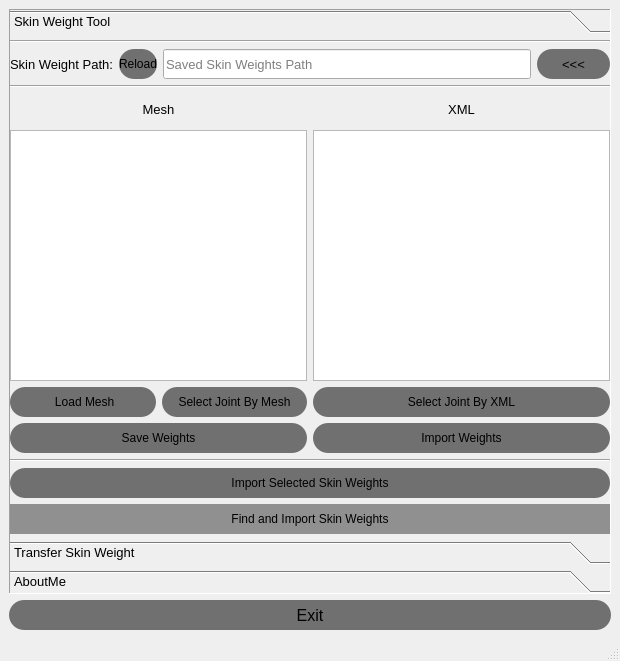
<?xml version="1.0" encoding="UTF-8"?>
<ui version="4.0">
 <class>MainWindow</class>
 <widget class="QMainWindow" name="MainWindow">
  <property name="geometry">
   <rect>
    <x>0</x>
    <y>0</y>
    <width>620</width>
    <height>661</height>
   </rect>
  </property>
  <property name="windowTitle">
   <string>Skin Weight Tools V1.0</string>
  </property>
  <widget class="QWidget" name="centralwidget">
   <layout class="QGridLayout" name="gridLayout_4">
    <item row="1" column="0">
     <widget class="QPushButton" name="pushButton_6">
      <property name="minimumSize">
       <size>
        <width>0</width>
        <height>30</height>
       </size>
      </property>
      <property name="font">
       <font>
        <pointsize>12</pointsize>
       </font>
      </property>
      <property name="styleSheet">
       <string notr="true">QPushButton{
background-color: rgba(112,112, 112,255);
border-style: outset;
border-width: 0px;
border-radius: 15px;
border-color: red;
}
QPushButton:hover{
background-color:rgba(0,0,200,60); 
color: black;}
QPushButton:checked{
background-color: rgba(0,255, 0 ,200);
border-style: inset; }

</string>
      </property>
      <property name="text">
       <string>Exit</string>
      </property>
     </widget>
    </item>
    <item row="0" column="0">
     <widget class="QToolBox" name="toolBox">
      <property name="font">
       <font>
        <pointsize>10</pointsize>
       </font>
      </property>
      <property name="frameShape">
       <enum>QFrame::Panel</enum>
      </property>
      <property name="frameShadow">
       <enum>QFrame::Sunken</enum>
      </property>
      <property name="currentIndex">
       <number>0</number>
      </property>
      <property name="tabSpacing">
       <number>6</number>
      </property>
      <widget class="QWidget" name="skinWeighttool_tab">
       <property name="geometry">
        <rect>
         <x>0</x>
         <y>0</y>
         <width>600</width>
         <height>470</height>
        </rect>
       </property>
       <attribute name="label">
        <string>Skin Weight Tool</string>
       </attribute>
       <layout class="QGridLayout" name="gridLayout_5">
        <property name="leftMargin">
         <number>0</number>
        </property>
        <property name="topMargin">
         <number>1</number>
        </property>
        <property name="rightMargin">
         <number>0</number>
        </property>
        <property name="bottomMargin">
         <number>1</number>
        </property>
        <item row="3" column="0">
         <layout class="QGridLayout" name="gridLayout_3">
          <item row="0" column="0">
           <layout class="QGridLayout" name="gridLayout">
            <item row="1" column="0" colspan="2">
             <widget class="QListWidget" name="listWidget_MeshList">
              <property name="selectionMode">
               <enum>QAbstractItemView::ExtendedSelection</enum>
              </property>
             </widget>
            </item>
            <item row="2" column="0">
             <widget class="QPushButton" name="pushButton_LoadMesh">
              <property name="minimumSize">
               <size>
                <width>124</width>
                <height>30</height>
               </size>
              </property>
              <property name="toolTip">
               <string>Add objects with skin clusters from all selected objects to a list.</string>
              </property>
              <property name="styleSheet">
               <string notr="true">QPushButton{
background-color: rgba(112,112, 112,255);
border-style: outset;
border-width: 0px;
border-radius: 15px;
border-color: red;
}
QPushButton:hover{
background-color:rgba(0,0,200,60); 
color: black;}
QPushButton:checked{
background-color: rgba(0,255, 0 ,200);
border-style: inset; }

</string>
              </property>
              <property name="text">
               <string comment="Select Joint By Mesh" extracomment="Select Joint By Mesh"> Load Mesh</string>
              </property>
             </widget>
            </item>
            <item row="3" column="0" colspan="2">
             <widget class="QPushButton" name="pushButton_SaveWeight">
              <property name="minimumSize">
               <size>
                <width>0</width>
                <height>30</height>
               </size>
              </property>
              <property name="toolTip">
               <string>保存权重到文件夹中，根据Mesh名称命名xml文件
Save the weights to a folder and name the xml file according to the Mesh name</string>
              </property>
              <property name="styleSheet">
               <string notr="true">QPushButton{
background-color: rgba(112,112, 112,255);
border-style: outset;
border-width: 0px;
border-radius: 15px;
border-color: red;
}
QPushButton:hover{
background-color:rgba(0,0,200,60); 
color: black;}
QPushButton:checked{
background-color: rgba(0,255, 0 ,200);
border-style: inset; }

</string>
              </property>
              <property name="text">
               <string>Save Weights</string>
              </property>
             </widget>
            </item>
            <item row="0" column="0" colspan="2">
             <widget class="QLabel" name="label_Mesh">
              <property name="minimumSize">
               <size>
                <width>0</width>
                <height>30</height>
               </size>
              </property>
              <property name="font">
               <font>
                <pointsize>10</pointsize>
               </font>
              </property>
              <property name="text">
               <string>Mesh</string>
              </property>
              <property name="alignment">
               <set>Qt::AlignCenter</set>
              </property>
             </widget>
            </item>
            <item row="2" column="1">
             <widget class="QPushButton" name="pushButton_selcteJointByMesh">
              <property name="minimumSize">
               <size>
                <width>0</width>
                <height>30</height>
               </size>
              </property>
              <property name="styleSheet">
               <string notr="true">QPushButton{
background-color: rgba(112,112, 112,255);
border-style: outset;
border-width: 0px;
border-radius: 15px;
border-color: red;
}
QPushButton:hover{
background-color:rgba(0,0,200,60); 
color: black;}
QPushButton:checked{
background-color: rgba(0,255, 0 ,200);
border-style: inset; }

</string>
              </property>
              <property name="text">
               <string>Select Joint By Mesh</string>
              </property>
             </widget>
            </item>
           </layout>
          </item>
          <item row="0" column="1">
           <layout class="QGridLayout" name="gridLayout_2">
            <item row="1" column="0" colspan="2">
             <widget class="QListWidget" name="listWidget_XMLLIst">
              <property name="selectionMode">
               <enum>QAbstractItemView::ExtendedSelection</enum>
              </property>
             </widget>
            </item>
            <item row="2" column="0" colspan="2">
             <widget class="QPushButton" name="pushButton_selcteJointByXML">
              <property name="minimumSize">
               <size>
                <width>0</width>
                <height>30</height>
               </size>
              </property>
              <property name="styleSheet">
               <string notr="true">QPushButton{
background-color: rgba(112,112, 112,255);
border-style: outset;
border-width: 0px;
border-radius: 15px;
border-color: red;
}
QPushButton:hover{
background-color:rgba(0,0,200,60); 
color: black;}
QPushButton:checked{
background-color: rgba(0,255, 0 ,200);
border-style: inset; }

</string>
              </property>
              <property name="text">
               <string>Select Joint By XML</string>
              </property>
             </widget>
            </item>
            <item row="3" column="0" colspan="2">
             <widget class="QPushButton" name="pushButton_ImportWeight">
              <property name="minimumSize">
               <size>
                <width>254</width>
                <height>30</height>
               </size>
              </property>
              <property name="toolTip">
               <string>导入选择元素的蒙皮权重
Import skin weights of selected elements</string>
              </property>
              <property name="styleSheet">
               <string notr="true">QPushButton{
background-color: rgba(112,112, 112,255);
border-style: outset;
border-width: 0px;
border-radius: 15px;
border-color: red;
}
QPushButton:hover{
background-color:rgba(0,0,200,60); 
color: black;}
QPushButton:checked{
background-color: rgba(0,255, 0 ,200);
border-style: inset; }

</string>
              </property>
              <property name="text">
               <string>Import Weights</string>
              </property>
             </widget>
            </item>
            <item row="0" column="0" colspan="2">
             <widget class="QLabel" name="label_SkinWeight">
              <property name="minimumSize">
               <size>
                <width>0</width>
                <height>30</height>
               </size>
              </property>
              <property name="font">
               <font>
                <pointsize>10</pointsize>
               </font>
              </property>
              <property name="text">
               <string>XML</string>
              </property>
              <property name="alignment">
               <set>Qt::AlignCenter</set>
              </property>
             </widget>
            </item>
           </layout>
          </item>
         </layout>
        </item>
        <item row="2" column="0">
         <widget class="Line" name="line_2">
          <property name="orientation">
           <enum>Qt::Horizontal</enum>
          </property>
         </widget>
        </item>
        <item row="0" column="0">
         <widget class="Line" name="line_3">
          <property name="orientation">
           <enum>Qt::Horizontal</enum>
          </property>
         </widget>
        </item>
        <item row="6" column="0">
         <widget class="QPushButton" name="pushButton_testFuntion">
          <property name="minimumSize">
           <size>
            <width>0</width>
            <height>30</height>
           </size>
          </property>
          <property name="toolTip">
           <string>导入选择的mesh的蒙皮权重，如果没有蒙皮，将根据xml文件中的骨骼蒙皮并导入权重
Import the skin weights of the selected mesh. If it is not skinned, it will be skinned according to the bones in the xml file and the weights will be imported</string>
          </property>
          <property name="styleSheet">
           <string notr="true">QPushButton{
background-color: rgba(112,112,112,190);
border-style: outset;
border-color: red;
}
QPushButton:hover{
background-color:rgba(0,0,200,60); 
color: black;}
QPushButton:checked{
background-color: rgba(0,255, 0 ,200);
border-style: inset; }
</string>
          </property>
          <property name="text">
           <string>Find and Import Skin Weights</string>
          </property>
         </widget>
        </item>
        <item row="1" column="0">
         <layout class="QHBoxLayout" name="horizontalLayout" stretch="1,0,5,1">
          <item>
           <widget class="QLabel" name="label_SkinWeightPath">
            <property name="font">
             <font>
              <pointsize>10</pointsize>
             </font>
            </property>
            <property name="text">
             <string>Skin Weight Path:</string>
            </property>
           </widget>
          </item>
          <item>
           <widget class="QPushButton" name="pushButton_Reload">
            <property name="minimumSize">
             <size>
              <width>0</width>
              <height>30</height>
             </size>
            </property>
            <property name="toolTip">
             <string>刷新文件中的文件
Refresh the files in the file</string>
            </property>
            <property name="styleSheet">
             <string notr="true">QPushButton{
background-color: rgba(112,112, 112,255);
border-style: outset;
border-width: 0px;
border-radius: 15px;
border-color: red;
}
QPushButton:hover{
background-color:rgba(0,0,200,60); 
color: black;}
QPushButton:checked{
background-color: rgba(0,255, 0 ,200);
border-style: inset; }

</string>
            </property>
            <property name="text">
             <string>Reload</string>
            </property>
           </widget>
          </item>
          <item>
           <widget class="QLineEdit" name="lineEdit_FilePath">
            <property name="minimumSize">
             <size>
              <width>0</width>
              <height>30</height>
             </size>
            </property>
            <property name="font">
             <font>
              <pointsize>10</pointsize>
             </font>
            </property>
            <property name="placeholderText">
             <string>Saved Skin Weights Path</string>
            </property>
           </widget>
          </item>
          <item>
           <widget class="QPushButton" name="pushButton_LoadPath">
            <property name="minimumSize">
             <size>
              <width>0</width>
              <height>30</height>
             </size>
            </property>
            <property name="font">
             <font>
              <pointsize>10</pointsize>
             </font>
            </property>
            <property name="toolTip">
             <string>选择存储 XML 文件的文件夹
Select the folder where the XML files are stored</string>
            </property>
            <property name="styleSheet">
             <string notr="true">QPushButton{
background-color: rgba(112,112, 112,255);
border-style: outset;
border-width: 0px;
border-radius: 15px;
border-color: red;
}
QPushButton:hover{
background-color:rgba(0,0,200,60); 
color: black;}
QPushButton:checked{
background-color: rgba(0,255, 0 ,200);
border-style: inset; }

</string>
            </property>
            <property name="text">
             <string>&lt;&lt;&lt;</string>
            </property>
           </widget>
          </item>
         </layout>
        </item>
        <item row="4" column="0">
         <widget class="Line" name="line">
          <property name="orientation">
           <enum>Qt::Horizontal</enum>
          </property>
         </widget>
        </item>
        <item row="5" column="0">
         <widget class="QPushButton" name="pushButton_ImportSSkinweight">
          <property name="minimumSize">
           <size>
            <width>0</width>
            <height>30</height>
           </size>
          </property>
          <property name="toolTip">
           <string>依次选择需要导入权重的模型和XML文件，点击此按钮
Select the model and XML file whose weights need to be imported, and click this button</string>
          </property>
          <property name="styleSheet">
           <string notr="true">QPushButton{
background-color: rgba(112,112, 112,255);
border-style: outset;
border-width: 0px;
border-radius: 15px;
border-color: red;
}
QPushButton:hover{
background-color:rgba(0,0,200,60); 
color: black;}
QPushButton:checked{
background-color: rgba(0,255, 0 ,200);
border-style: inset; }

</string>
          </property>
          <property name="text">
           <string>Import Selected Skin Weights</string>
          </property>
         </widget>
        </item>
       </layout>
      </widget>
      <widget class="QWidget" name="transferSkinWeight_tab">
       <attribute name="label">
        <string>Transfer Skin Weight</string>
       </attribute>
       <layout class="QGridLayout" name="gridLayout_7">
        <item row="0" column="0">
         <layout class="QHBoxLayout" name="horizontalLayout_2" stretch="1,5,1">
          <property name="spacing">
           <number>2</number>
          </property>
          <item>
           <widget class="QLabel" name="label">
            <property name="text">
             <string>Prefix :</string>
            </property>
            <property name="alignment">
             <set>Qt::AlignRight|Qt::AlignTrailing|Qt::AlignVCenter</set>
            </property>
           </widget>
          </item>
          <item>
           <widget class="QLineEdit" name="lineEdit_Prefix">
            <property name="minimumSize">
             <size>
              <width>0</width>
              <height>30</height>
             </size>
            </property>
           </widget>
          </item>
          <item>
           <widget class="QPushButton" name="pushButton_LoadPrefix">
            <property name="minimumSize">
             <size>
              <width>0</width>
              <height>30</height>
             </size>
            </property>
            <property name="toolTip">
             <string>选择有空间名称的物体，将空间名称填在对话框中
Select the object with the space name and fill in the space name in the dialog box</string>
            </property>
            <property name="statusTip">
             <string/>
            </property>
            <property name="styleSheet">
             <string notr="true">QPushButton{
background-color: rgba(112, 112, 112, 255);
border-style: outset;
border-width: 0px;
border-radius: 15px;
border-color: red;
}
QPushButton:hover{
background-color:rgba(0,0,200,60); 
color: black;}
QPushButton:checked{
background-color: rgba(0,255, 0 ,200);
border-style: inset; }

</string>
            </property>
            <property name="text">
             <string>&lt;&lt;&lt;</string>
            </property>
           </widget>
          </item>
         </layout>
        </item>
        <item row="1" column="0">
         <widget class="QPushButton" name="pushButton_Transferskin">
          <property name="minimumSize">
           <size>
            <width>0</width>
            <height>30</height>
           </size>
          </property>
          <property name="toolTip">
           <string>传递权重
Transfer Skin Weight</string>
          </property>
          <property name="statusTip">
           <string/>
          </property>
          <property name="styleSheet">
           <string notr="true">QPushButton{
background-color: rgba(112, 112, 112, 255);
border-style: outset;
border-width: 0px;
border-radius: 15px;
border-color: red;
}
QPushButton:hover{
background-color:rgba(0,0,200,60); 
color: black;}
QPushButton:checked{
background-color: rgba(0,255, 0 ,200);
border-style: inset; }

</string>
          </property>
          <property name="text">
           <string>Transfer SkinWeight</string>
          </property>
         </widget>
        </item>
       </layout>
      </widget>
      <widget class="QWidget" name="aboutme_tab">
       <property name="geometry">
        <rect>
         <x>0</x>
         <y>0</y>
         <width>600</width>
         <height>470</height>
        </rect>
       </property>
       <attribute name="label">
        <string>AboutMe</string>
       </attribute>
       <layout class="QGridLayout" name="gridLayout_6">
        <property name="leftMargin">
         <number>0</number>
        </property>
        <property name="topMargin">
         <number>1</number>
        </property>
        <property name="rightMargin">
         <number>0</number>
        </property>
        <property name="bottomMargin">
         <number>1</number>
        </property>
        <item row="0" column="0">
         <widget class="QLabel" name="label_4">
          <property name="minimumSize">
           <size>
            <width>0</width>
            <height>35</height>
           </size>
          </property>
          <property name="font">
           <font>
            <pointsize>10</pointsize>
            <weight>75</weight>
            <bold>true</bold>
           </font>
          </property>
          <property name="styleSheet">
           <string notr="true">background-color:rgb(134, 110, 255);
color: rgb(0, 0, 0);</string>
          </property>
          <property name="text">
           <string>Please contact me if you have any questions!
QQ&amp;&amp;WeChat: 370871841</string>
          </property>
          <property name="alignment">
           <set>Qt::AlignCenter</set>
          </property>
         </widget>
        </item>
       </layout>
      </widget>
     </widget>
    </item>
   </layout>
  </widget>
  <widget class="QMenuBar" name="menubar">
   <property name="geometry">
    <rect>
     <x>0</x>
     <y>0</y>
     <width>620</width>
     <height>23</height>
    </rect>
   </property>
  </widget>
  <widget class="QStatusBar" name="statusbar"/>
 </widget>
 <resources/>
 <connections>
  <connection>
   <sender>pushButton_6</sender>
   <signal>clicked()</signal>
   <receiver>MainWindow</receiver>
   <slot>close()</slot>
   <hints>
    <hint type="sourcelabel">
     <x>303</x>
     <y>495</y>
    </hint>
    <hint type="destinationlabel">
     <x>462</x>
     <y>-12</y>
    </hint>
   </hints>
  </connection>
 </connections>
</ui>
